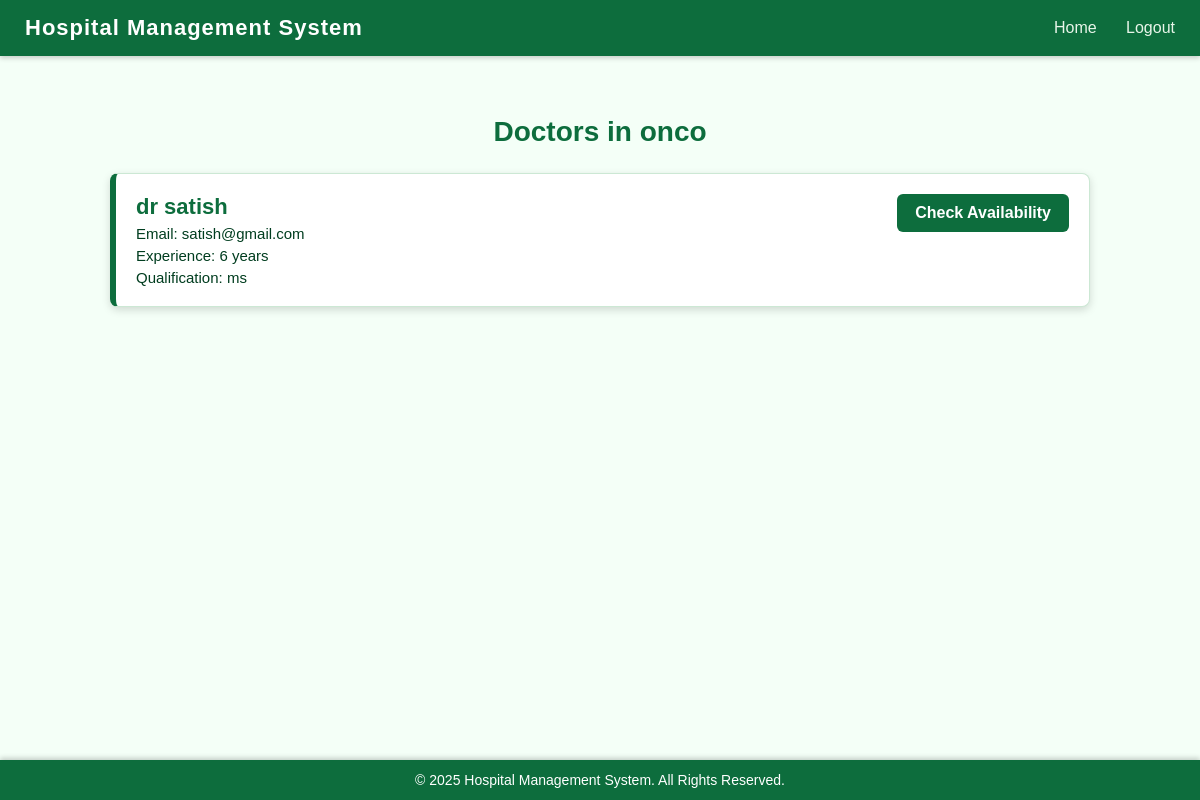
The app's page /see_department/3 (signed in) with its own data.
### app.py (models this page shows)
class Department(db.Model):
    __tablename__='departments'
    id=db.Column(db.Integer,primary_key=True)
    department_name=db.Column(db.String(100),unique=True,nullable=False)
    description=db.Column(db.Text,nullable=True)
    doctors=db.relationship("User",back_populates="department")

class User(db.Model):
    __tablename__='users'
    id=db.Column(db.Integer,primary_key=True)
    username=db.Column(db.String(150),unique=True,nullable=False)
    email=db.Column(db.String(150),unique=True,nullable=False)
    password=db.Column(db.String(150),nullable=False)
    role=db.Column(db.String(50),nullable=False)#eg doctor admin patient
    created_at=db.Column(db.DateTime,default=datetime.utcnow)
    department_id=db.Column(db.Integer,db.ForeignKey('departments.id'),nullable=True)
    department=db.relationship("Department",back_populates="doctors")
    experience=db.Column(db.Integer,nullable=True)
    qualifications=db.Column(db.String(250),nullable=True)
    blacklisted=db.Column(db.Boolean, default=False)
    availabilities = db.relationship('DoctorAvailability', back_populates='doctor', cascade="all, delete-orphan")

### app.py (the view)
@app.route('/see_department/<int:dept_id>')
def see_department(dept_id):
    department = Department.query.get_or_404(dept_id)
    doctors = User.query.filter_by(department_id=dept_id, role='doctor').all()
    return render_template('patient_department_doctors.html', department=department, doctors=doctors)

### templates/patient_department_doctors.html (shortened to what this page needs)
{% extends "base.html" %}
{% block content %}
<div class="page-container">
    <h1 class="page-title">Doctors in {{ department.department_name }}</h1>
    {% if doctors %}
        {% for doc in doctors %}
        <div class="doctor-card">
            <div class="doctor-info">
                <h3>{{ doc.username }}</h3>
                <p>Email: {{ doc.email }}</p>
                <p>Experience: {{ doc.experience if doc.experience else "Not Updated" }} years</p>
                <p>Qualification: {{ doc.qualifications if doc.qualifications else "Not Updated" }}</p>
            </div>
            <a href="{{ url_for('book_appointment', doctor_id=doc.id) }}" class="view-btn">Check Availability</a>
        </div>
        {% endfor %}
    {% else %}
        <h3 style="color:red; text-align:center;">No doctors found in this department</h3>
    {% endif %}
</div>
{% endblock %}

### templates/base.html (style rules this page uses)
* { margin: 0; padding: 0; box-sizing: border-box; font-family: Arial, Helvetica, sans-serif; }
body { background: #f4fff7; padding-bottom: 60px; }

### templates/patient_department_doctors.html (style rules this page uses)
.page-container { width: 85%; margin: 40px auto; padding: 20px; }
.page-title { text-align: center; font-size: 28px; color: #0d6d3d; margin-bottom: 25px; }
.doctor-card { background: white; border: 1px solid #cce8d4; border-left: 6px solid #0d6d3d; border-radius: 8px; padding: 20px; margin-bottom: 18px; display: flex; justify-content: space-between; box-shadow: 0 3px 8px rgba(0,0,0,0.15); }
.doctor-info h3 { font-size: 22px; color: #0d6d3d; }
.doctor-info p { margin-top: 5px; font-size: 15px; color: #003d1f; }
.view-btn { background: #0d6d3d; color: white; padding: 10px 18px; border-radius: 6px; text-decoration: none; font-weight: bold; transition: 0.3s ease; height: fit-content; }

### records on screen
Department: department_name "onco"
User: username "dr satish", email "satish@gmail.com", experience "6", qualifications "ms"
